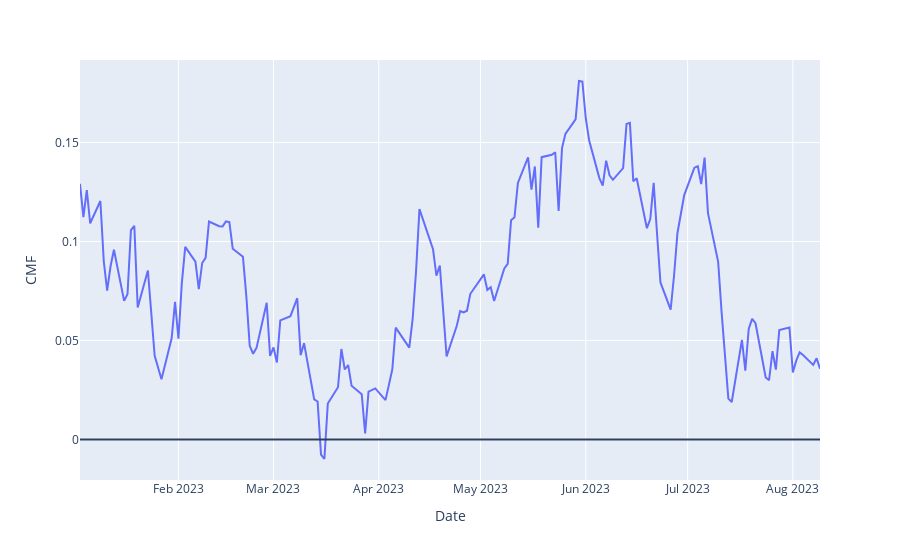

This figure's notebook cell:
### Code cell
fig=px.line(new_df,x=new_df.index,y="CMF")
fig.add_hline(y=0)
fig.show()

### Figure 1 — Plotly figure (JSON) as saved in the notebook; plotly's stock layout.template omitted (floating-point values rounded to 4 significant figures; data arrays with more than 128 entries replaced by an {"elided": "..."} marker saying what was removed)
{"data": [{"hovertemplate": "Date=%{x}<br>CMF=%{y}<extra></extra>", "legendgroup": "", "line": {"color": "#636efa", "dash": "solid"}, "marker": {"symbol": "circle"}, "mode": "lines", "name": "", "orientation": "v", "showlegend": false, "type": "scatter", "x": {"elided": "149 str values"}, "xaxis": "x", "y": {"elided": "149 float values"}, "yaxis": "y"}], "layout": {"legend": {"tracegroupgap": 0}, "margin": {"t": 60}, "shapes": [{"type": "line", "x0": 0, "x1": 1, "xref": "x domain", "y0": 0, "y1": 0, "yref": "y"}], "xaxis": {"anchor": "y", "domain": [0, 1], "title": {"text": "Date"}}, "yaxis": {"anchor": "x", "domain": [0, 1], "title": {"text": "CMF"}}}}
